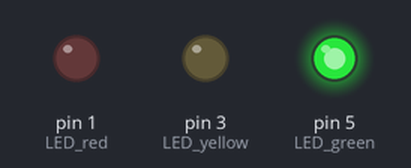
Recording of a sketch running on a simulated Arduino Uno, built with avr-gcc and run on an emulated ATmega328P. Parts: output pins drawn as LEDs (lit = HIGH).

Above: at 0.5 s.
At 1.5 s:
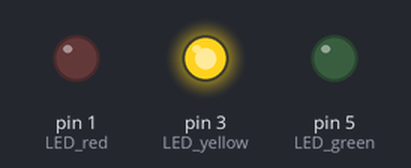
At 5.5 s:
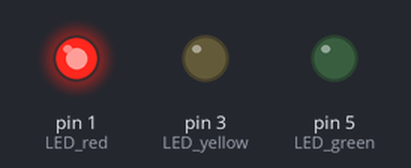
Timing chart, 0 to 6.9 s (numbered marks = the images above):
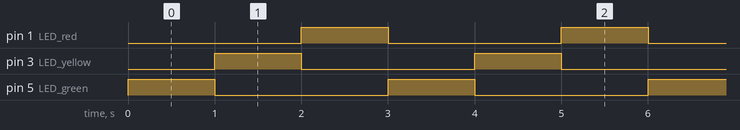

Measured:
- by itself, pin 1 (LED_red), pin 3 (LED_yellow), pin 5 (LED_green): alternates HIGH for 1.0 s and LOW for 2.0 s
- by itself, everything shown: repeats every 3.0 s, in 4 steps

The sketch:

1-blink_led_semaforo.ino
```cpp
int LED_green = 5;
int LED_yellow = 3;
int LED_red = 1;
int segundos = 1000;
//também pode utilizar com #define

void setup() {
 pinMode(LED_green, OUTPUT);
 pinMode(LED_yellow, OUTPUT);
 pinMode(LED_red, OUTPUT);

}

void loop() {

digitalWrite(LED_green, HIGH);
delay(segundos);
digitalWrite(LED_green, LOW);

digitalWrite(LED_yellow, HIGH);
delay(segundos);
digitalWrite(LED_yellow, LOW);

digitalWrite(LED_red, HIGH);
delay(segundos);
digitalWrite(LED_red, LOW);

}
```
